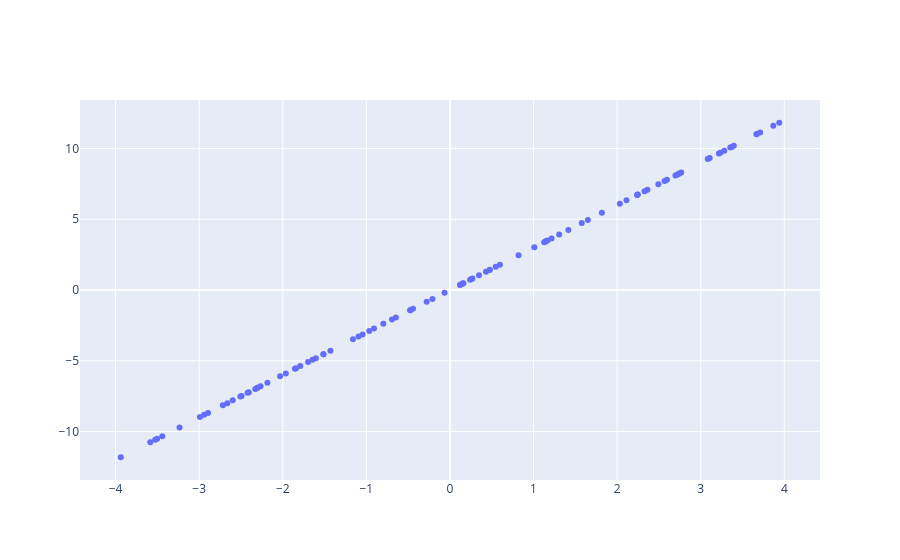

Notebook code cell kept with this figure:
### Markdown cell above
## Завдання 3.3
Визначте множину векторів, що містить один вектор (1,3). Потім створіть 100 чисел, вибраних випадковим чином із рівномірного розподілу між −4 і +4 — це ваші довільні скаляри. Помножте випадкові скаляри на вектор бази, щоб створити 100 випадкових точок у підпросторі. Нанесіть ці точки на графік.

### Code cell
v1 = np.array([1, 3])  
scalars = np.random.uniform(-4, 4, 100)  
points_2d = np.zeros((100, 2))  
for i in range(100):
    points_2d[i] = scalars[i] * v1
fig_2d = go.Figure(data=[go.Scatter(
    x=points_2d[:,0],
    y=points_2d[:,1],
    mode='markers')])
fig_2d.show()
